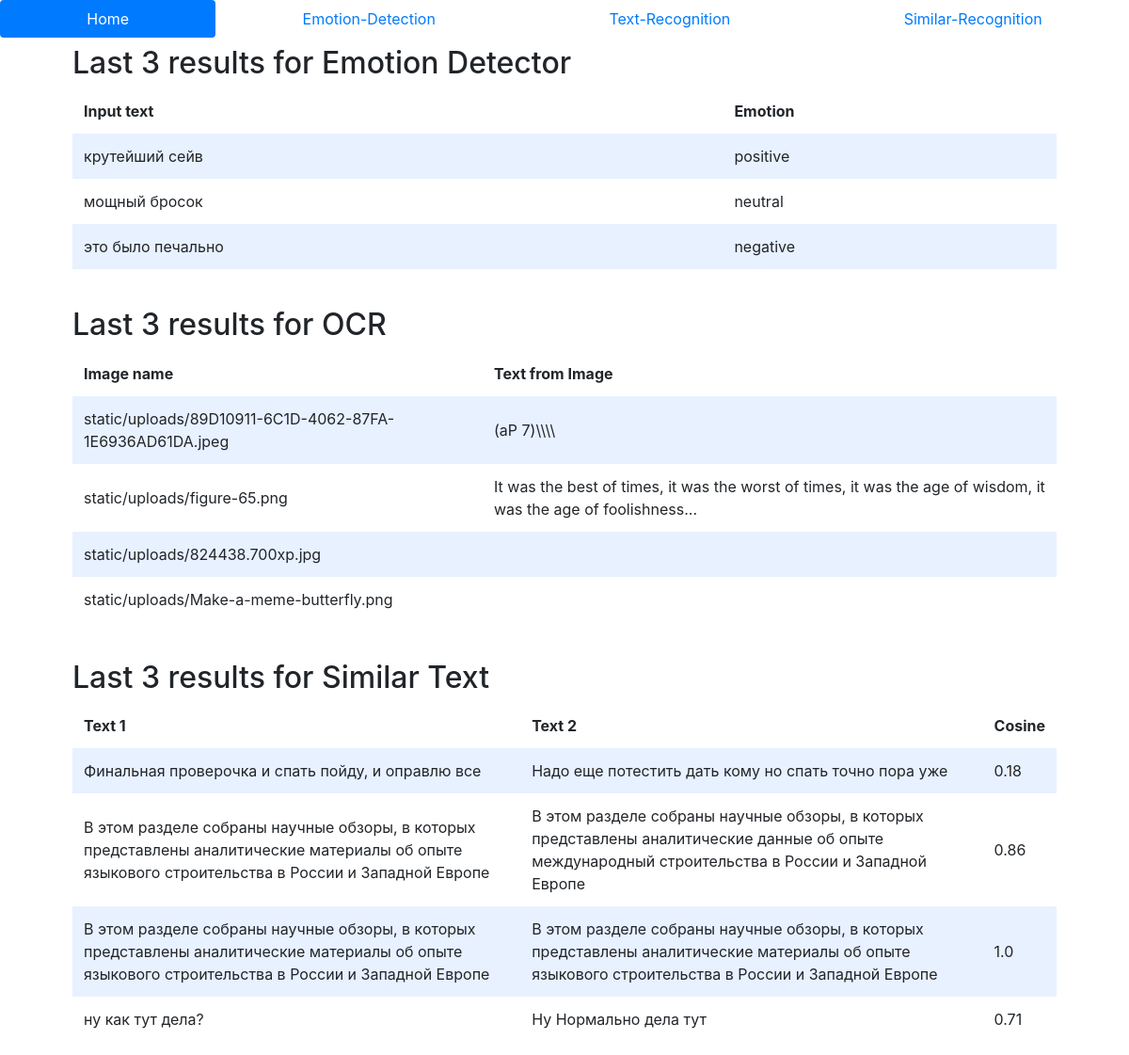
Before: / with the older database file.
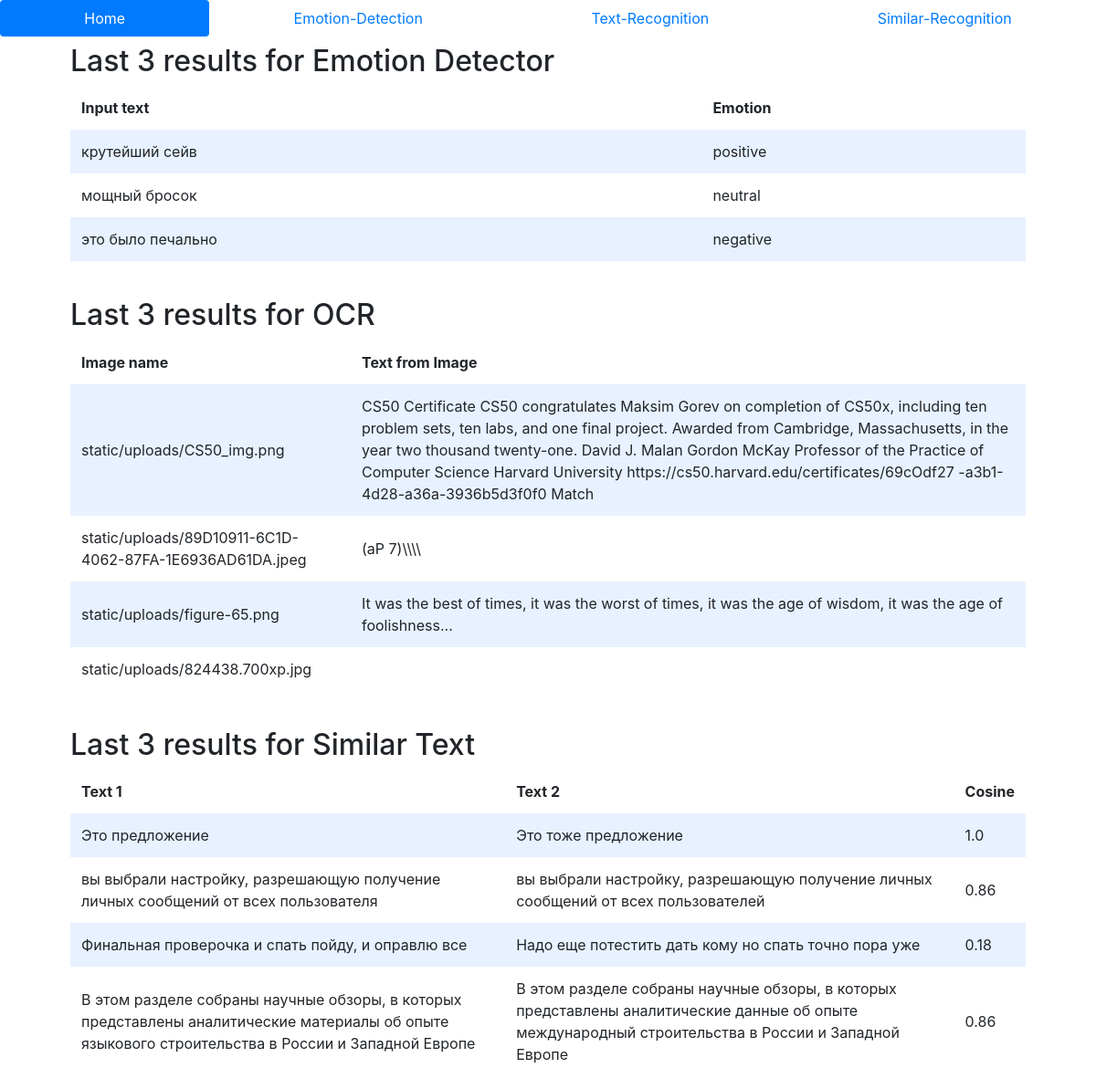
After: the same page with the newer database file.
### tables this page shows
CREATE TABLE emotion(id INTEGER PRIMARY KEY AUTOINCREMENT, input TEXT NOT NULL, output TEXT NOT NULL, score FLOAT NOT NULL);

CREATE TABLE image(id INTEGER PRIMARY KEY AUTOINCREMENT, image TEXT NOT NULL, text TECT NOT NULL);

CREATE TABLE similar(id INTEGER PRIMARY KEY AUTOINCREMENT, text_1 TEXT NOT NULL, text_2 TEXT NOT NULL, score FLOAT NOT NULL);

### app.py (the view)
@app.route("/")
def index():
    emotions = db.execute("SELECT * FROM emotion ORDER BY id DESC LIMIT 3")
    exctracted_txt = db.execute("SELECT * FROM image ORDER BY id DESC LIMIT 4")
    similar_texts = db.execute("SELECT * FROM similar ORDER BY id DESC LIMIT 4")
    return render_template("index.html",
                           emotions=emotions,
                           exctracted_txt=exctracted_txt,
                           similar_texts=similar_texts)

### app.py (called while the page is built)
@app.after_request
def after_request(response):
    response.headers["Cache-Control"] = "no-cache, no-store, must-revalidate"
    response.headers["Expires"] = 0
    response.headers["Pragma"] = "no-cache"
    return response

### templates/index.html (shortened to what this page needs)
<!DOCTYPE html>
<html lang="en">
    <head>
        <link rel="stylesheet" href="https://cdn.jsdelivr.net/npm/bootstrap@4.5.3/dist/css/bootstrap.min.css">
        <link href="static/styles.css" rel="stylesheet">
    </head>
    <body>
        <nav class="nav nav-pills nav-fill">
            <li class="nav-item">
                <a class="nav-link active" href="/">Home</a>
            </li>
            <li class="nav-item">
                <a class="nav-link" href="/emotion-detection">Emotion-Detection</a>
            </li>
            <li class="nav-item">
                <a class="nav-link" href="/text-recognition">Text-Recognition</a>
            </li>
            <li class="nav-item">
                <a class="nav-link" href="/similar-recognition">Similar-Recognition</a>
            </li>
        </nav>
        <div class="container">
            <div class="section">
                <h2>Last 3 results for Emotion Detector</h2>
                <table>
                    <thead>
                        <tr>
                            <th>Input text</th>
                            <th>Emotion</th>
                        </tr>
                    </thead>
                    <tbody>
                        {% for emotion in emotions %}
                            <tr>
                                <td>{{ emotion.input }}</td>
                                <td>{{ emotion.output }}</td>
                            </tr>
                        {% endfor %}
                    </tbody>
                </table>
            </div>
            <div class="section">
                <h2>Last 3 results for OCR</h2>
                <table>
                    <thead>
                        <tr>
                            <th>Image name</th>
                            <th>Text from Image</th>
                        </tr>
                    </thead>
                    <tbody>
                        {% for text_image in exctracted_txt %}
                            <tr>
                                <td>{{ text_image.image }}</td>
                                <td>{{ text_image.text }}</td>
                            </tr>
                        {% endfor %}
                    </tbody>
                </table>
            </div>
            <div class="section">
                <h2>Last 3 results for Similar Text</h2>
                <table>
                    <thead>
                        <tr>
                            <th>Text 1</th>
                            <th>Text 2</th>
                            <th>Cosine</th>
                        </tr>
                    </thead>
                    <tbody>
                        {% for similar in similar_texts %}
                            <tr>
                                <td>{{ similar.text_1 }}</td>
                                <td>{{ similar.text_2 }}</td>
                                <td>{{ similar.score }}</td>
                            </tr>
                        {% endfor %}
                    </tbody>
                </table>
            </div>
        </div>
    </body>
</html>

Changed rows visible on the page:
no longer on this page (row unchanged): image: image "static/uploads/Make-a-meme-butterfly.png"
no longer on this page (row unchanged): similar: text_1 "В этом разделе собраны научные обзоры, в которых представлены аналитические материалы об опыте языкового строительства в России и Западной Европе", text_2 "В этом разделе собраны научные обзоры, в которых представлены аналитические материалы об опыте языкового строительства в России и Западной Европе", score "1.0"
no longer on this page (row unchanged): similar: text_1 "ну как тут дела?", text_2 "Ну Нормально дела тут", score "0.71"
added image: image "static/uploads/CS50_img.png", text "CS50 Certificate CS50 congratulates Maksim Gorev on completion of CS50x, including ten problem sets, ten labs, and one final project. Awarded from Cambridge, Massachusetts, in the year two thousand twenty-one. David J. Malan Gordon McKay Professor of the Practice of Computer Science Harvard University https://cs50.harvard.edu/certificates/69cOdf27 -a3b1-4d28-a36a-3936b5d3f0f0 Match"
added similar: text_1 "Это предложение", text_2 "Это тоже предложение", score "1.0"
added similar: text_1 "вы выбрали настройку, разрешающую получение личных сообщений от всех пользователя", text_2 "вы выбрали настройку, разрешающую получение личных сообщений от всех пользователей", score "0.86"
